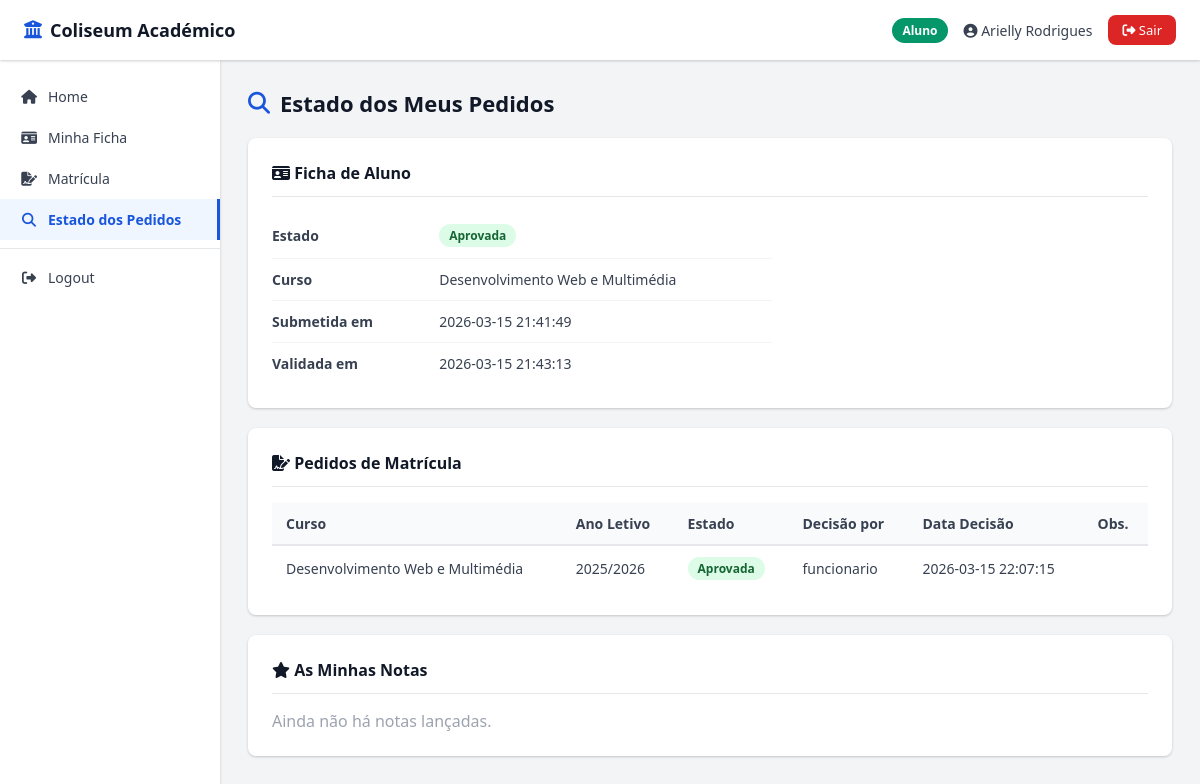
The page /aluno_estado.php (signed in) on the database its author committed.
### tables this page shows
CREATE TABLE `fichas_aluno` (
  `ID` int(11) NOT NULL,
  `user_id` int(11) NOT NULL,
  `nome` varchar(150) NOT NULL,
  `email` varchar(150) NOT NULL,
  `telefone` varchar(20) DEFAULT NULL,
  `data_nascimento` date DEFAULT NULL,
  `morada` varchar(255) DEFAULT NULL,
  `curso_id` int(11) NOT NULL,
  `foto` varchar(255) DEFAULT NULL,
  `estado` enum('rascunho','submetida','aprovada','rejeitada') NOT NULL DEFAULT 'rascunho',
  `observacoes` text DEFAULT NULL,
  `validado_por` int(11) DEFAULT NULL,
  `data_validacao` datetime DEFAULT NULL,
  `criado_em` datetime NOT NULL DEFAULT current_timestamp(),
  `atualizado_em` datetime NOT NULL DEFAULT current_timestamp() ON UPDATE current_timestamp()
);

CREATE TABLE `cursos` (
  `ID` int(11) NOT NULL,
  `Nome` varchar(200) NOT NULL,
  `ativo` tinyint(1) NOT NULL DEFAULT 1
);

CREATE TABLE `matriculas` (
  `ID` int(11) NOT NULL,
  `ficha_id` int(11) NOT NULL,
  `curso_id` int(11) NOT NULL,
  `ano_letivo` varchar(10) NOT NULL,
  `estado` enum('pendente','aprovada','rejeitada') NOT NULL DEFAULT 'pendente',
  `observacoes` text DEFAULT NULL,
  `aprovado_por` int(11) DEFAULT NULL,
  `data_decisao` datetime DEFAULT NULL,
  `criado_em` datetime NOT NULL DEFAULT current_timestamp()
);

CREATE TABLE `users` (
  `ID` int(11) NOT NULL,
  `login` varchar(100) NOT NULL,
  `pwd` varchar(255) NOT NULL,
  `grupo` int(11) NOT NULL,
  `numero_aluno` varchar(20) DEFAULT NULL COMMENT 'Só para grupo=3; atribuído automaticamente a partir de 500'
);

### aluno_estado.php (the view, shortened to what this page needs)
<?php
require_once 'acessoBD.php';
require_once 'includes/layout.php';
$user_id = $_SESSION['user_id'];
$stmt = $pdo->prepare("SELECT fa.*, c.Nome AS curso FROM fichas_aluno fa JOIN cursos c ON fa.curso_id=c.ID WHERE fa.user_id=?");
$stmt->execute([$user_id]);
$ficha = $stmt->fetch();
$matriculas = [];
$notas = [];
if ($ficha) {
  $m = $pdo->prepare("
        SELECT m.*, c.Nome AS curso, u.login AS decisao_login
        FROM matriculas m
        JOIN cursos c ON m.curso_id=c.ID
        LEFT JOIN users u ON m.aprovado_por=u.ID
        WHERE m.ficha_id=?
        ORDER BY m.criado_em DESC
    ");
  $m->execute([$ficha['ID']]);
  $matriculas = $m->fetchAll();
  $n = $pdo->prepare("
        SELECT n.nota, n.observacoes, p.ano_letivo, p.epoca, d.Nome_disc AS disciplina
        FROM notas n
        JOIN pautas p ON n.pauta_id=p.ID
        JOIN disciplinas d ON p.disciplina_id=d.ID
        WHERE n.ficha_id=?
        ORDER BY p.ano_letivo DESC, d.Nome_disc
    ");
  $n->execute([$ficha['ID']]);
  $notas = $n->fetchAll();
}
?>
<h1 class="page-title">
  <i class="fa-solid fa-magnifying-glass"></i>
  Estado dos Meus Pedidos
</h1>
<div class="card">
  <div class="card-title">
    <i class="fa-solid fa-id-card"></i> Ficha de Aluno
  </div>
  <?php if (!$ficha): ?>
    <p class="text-muted">
      Ainda não criou a sua ficha.
      <a href="ficha_aluno.php">Criar agora →</a>
    </p>
  <?php else: ?>
    <table class="table-small">
      <tr>
        <td class="td-label">Estado</td>
        <td><span class="badge badge-<?= $ficha['estado'] ?>"><?= ucfirst($ficha['estado']) ?></span></td>
      </tr>
      <tr>
        <td class="td-label">Curso</td>
        <td><?= htmlspecialchars($ficha['curso']) ?></td>
      </tr>
      <tr>
        <td class="td-label">Submetida em</td>
        <td><?= htmlspecialchars($ficha['criado_em']) ?></td>
      </tr>
      <?php if ($ficha['data_validacao']): ?>
        <tr>
          <td class="td-label">Validada em</td>
          <td><?= htmlspecialchars($ficha['data_validacao']) ?></td>
        </tr>
      <?php endif; ?>
    </table>
  <?php endif; ?>
</div>
<div class="card">
  <div class="card-title">
    <i class="fa-solid fa-file-signature"></i> Pedidos de Matrícula
  </div>
  <?php if (empty($matriculas)): ?>
    <p class="text-muted">
      Nenhum pedido submetido.
      <a href="matricula_pedido.php">Submeter →</a>
    </p>
  <?php else: ?>
    <div class="table-wrap">
      <table>
        <tr>
          <th>Curso</th>
          <th>Ano Letivo</th>
          <th>Estado</th>
          <th>Decisão por</th>
          <th>Data Decisão</th>
          <th>Obs.</th>
        </tr>
        <?php foreach ($matriculas as $m): ?>
          <tr>
            <td><?= htmlspecialchars($m['curso']) ?></td>
            <td><?= htmlspecialchars($m['ano_letivo']) ?></td>
            <td>
              <span class="badge badge-<?= $m['estado'] ?>">
                <?= ucfirst($m['estado']) ?>
              </span>
            </td>
            <td><?= htmlspecialchars($m['decisao_login'] ?? '—') ?></td>
            <td><?= htmlspecialchars($m['data_decisao'] ?? '—') ?></td>
            <td><?= htmlspecialchars($m['observacoes'] ?? '—') ?></td>
          </tr>
        <?php endforeach; ?>
      </table>
    </div>
  <?php endif; ?>
</div>
<div class="card">
  <div class="card-title">
    <i class="fa-solid fa-star"></i> As Minhas Notas
  </div>
  <?php if (empty($notas)): ?>
    <p class="text-muted">Ainda não há notas lançadas.</p>
  <?php endif; ?>
</div>

### includes/layout.php (style rules this page uses)
:root { --primary: #1a56db; --primary-d: #1540a8; --gestor: #7c3aed; --funcionario: #0891b2; --aluno: #059669; --danger: #dc2626; --warning: #d97706; --success: #16a34a; --gray-50: #f9fafb; --gray-100: #f3f4f6; --gray-200: #e5e7eb; --gray-500: #6b7280; --gray-700: #374151; --gray-900: #111827; --radius: 8px; --shadow: 0 1px 3px rgba(0, 0, 0, .12), 0 1px 2px rgba(0, 0, 0, .08); }
* { margin: 0; padding: 0; box-sizing: border-box; font-family: 'Segoe UI', Arial, sans-serif; }
body { background: var(--gray-100); min-height: 100vh; display: flex; flex-direction: column; }
.page-title { font-size: 22px; font-weight: 700; color: var(--gray-900); margin-bottom: 20px; display: flex; align-items: center; gap: 10px; }
.page-title i { color: var(--primary); }
.card { background: white; border-radius: var(--radius); padding: 24px; box-shadow: var(--shadow); margin-bottom: 20px; }
.card-title { font-size: 16px; font-weight: 600; color: var(--gray-900); margin-bottom: 16px; padding-bottom: 12px; border-bottom: 1px solid var(--gray-200); }
.table-wrap { overflow-x: auto; }
table { width: 100%; border-collapse: collapse; }
th, td { padding: 11px 14px; text-align: left; font-size: 14px; }
th { background: var(--gray-50); font-weight: 600; color: var(--gray-700); border-bottom: 2px solid var(--gray-200); }
td { border-bottom: 1px solid var(--gray-100); color: var(--gray-700); }
tr:last-child td { border-bottom: none; }
.badge { display: inline-block; padding: 3px 10px; border-radius: 20px; font-size: 12px; font-weight: 600; }
.badge-aprovada, .badge-aprovado { background: #dcfce7; color: #166534; }

### aluno_estado.php (style rules this page uses)
.text-muted { color: #9ca3af; }
.table-small { font-size: 14px; max-width: 500px; }
.td-label { font-weight: 600; padding: 4px 16px 4px 0; }

### rows shown on the page
fichas_aluno: estado "Aprovada", curso.Nome "Desenvolvimento Web e Multimédia", criado_em "2026-03-15 21:41:49", data_validacao "2026-03-15 21:43:13"
matriculas: curso.Nome "Desenvolvimento Web e Multimédia", ano_letivo "2025/2026", estado "Aprovada", aprovado_por.login "funcionario", data_decisao "2026-03-15 22:07:15"

### other values the page prints
$grupoNome "Aluno"
$user "Arielly Rodrigues"
$item['label'] "Home"
$item['label'] "Minha Ficha"
$item['label'] "Matrícula"
$item['label'] "Estado dos Pedidos"
